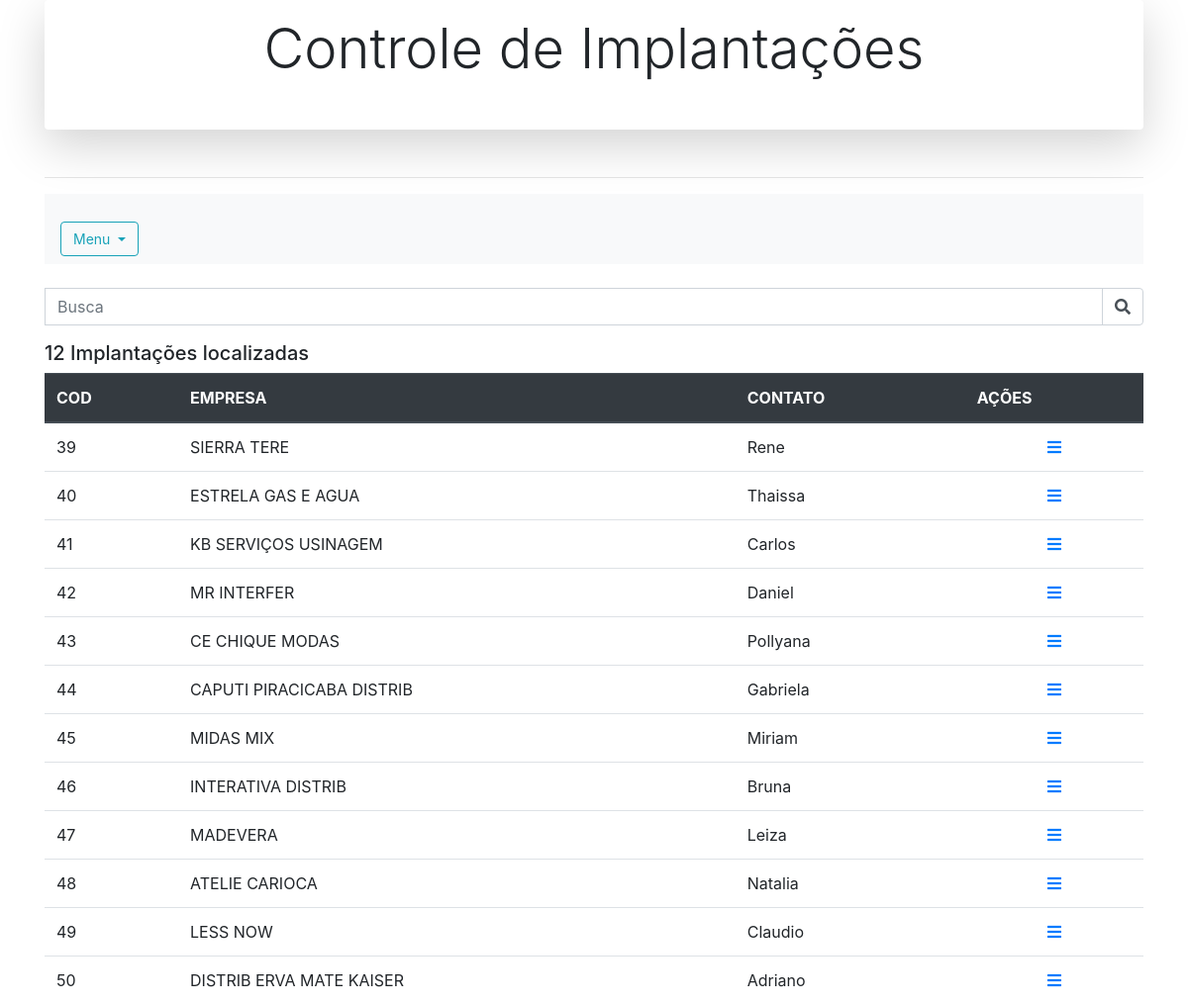
Before: / with the older database file.
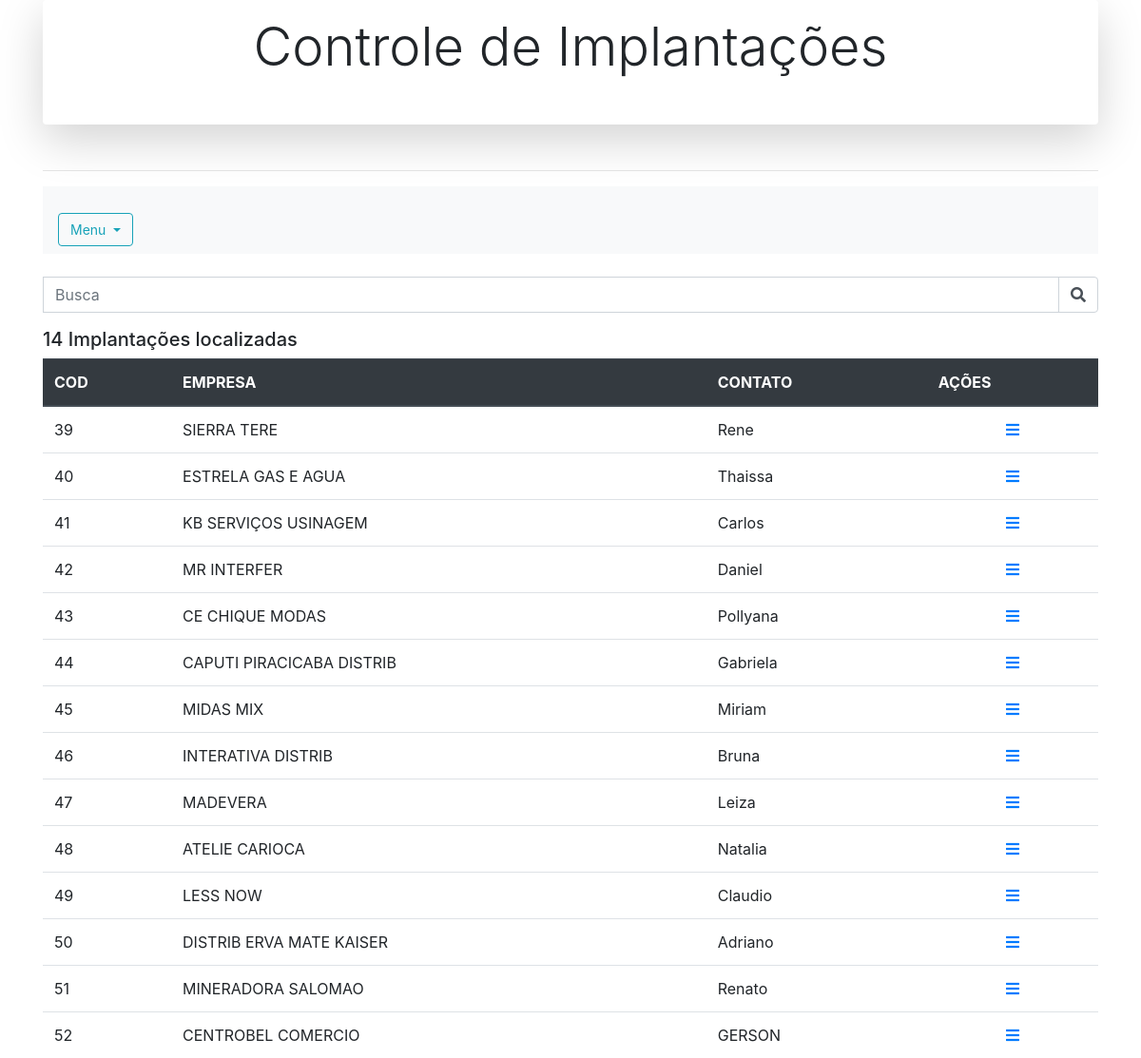
After: the same page with the newer database file.
### tables this page shows
CREATE TABLE `cliente` (
  `id_cliente` int(11) NOT NULL,
  `data_cadastro` timestamp NOT NULL DEFAULT CURRENT_TIMESTAMP,
  `razaosocial` varchar(100) NOT NULL,
  `contato` varchar(50) NOT NULL,
  `obs` varchar(200) DEFAULT NULL,
  `ativo` varchar(5) NOT NULL,
  `data_encerramento` timestamp NULL DEFAULT CURRENT_TIMESTAMP
);

### index.php (the view, shortened to what this page needs)
<?php
include_once "conecta.php";
include "cabecalho.php";
?>
<nav class="navbar navbar-expand-lg navbar-light bg-light">
    <div class="btn-group">
        <button type="button" class="btn btn-outline-info dropdown-toggle" data-toggle="dropdown" aria-haspopup="true" aria-expanded="false">
            Menu
        </button>
</nav>
<br>
<table class="table table-hover" width="100%">
    <thead class="thead-dark">
        <tr>
            <th>COD</th>
            <th>EMPRESA</th>
            <th>CONTATO</th>
            <th>AÇÕES</th>
        </tr>
    </thead>
    <form>
        <div class="form-group input-group">
            <input type="text" class="form-control" name="procura" placeholder="Busca">
            <div class="input-group-append">
                <div class="input-group-text" style="background-color: #FFF"><i class="fas fa-search"></i></div>
            </div>
        </div>
    </form>
    <?php
    $p = $_GET["procura"];
    $stmt = $conn->prepare("SELECT *
                            FROM cliente
                            WHERE ativo = 'T' AND
                                  razaosocial LIKE '%$p%' OR
                                  contato     LIKE '%$p%' OR
                                  id_cliente = '{$p}' ");
    $stmt->execute();
    $count = $stmt->rowCount();
    if ($count == 0) {
        echo ("<h5>Não Localizado implantações para o cliente $p</h5>");
    } else if ($count == 1) {
        echo ("<h5>" . $count . " Implantação localizada.</h5>");
    } else if ($count > 1) {
        echo ("<h5>". $count . " Implantações localizadas</h5>");
    }
    while ($rs = $stmt->fetch(PDO::FETCH_OBJ)) {
    ?>
        <tr>
            <td><?php echo $rs->id_cliente; ?> </td>
            <td><?php echo $rs->razaosocial; ?> </td>
            <td><?php echo $rs->contato; ?></td>
            <td>
                <center>
                    <a href=implantacao.php?id=<?php echo $rs->id_cliente; ?> <i class="fas fa-bars"></i></a>
                </center>
            </td>
        </tr>
    <?php
    }
    ?>
</table>
</div>
<? include "scripts.php"; ?>

### cabecalho.php (shortened to what this page needs)
<!doctype html>
<html lang="pt-br">
<head>
    <link rel="stylesheet" href="css/bootstrap.min.css">
    <link rel="stylesheet" href="https://use.fontawesome.com/releases/v5.7.0/css/all.css">
    <link rel="stylesheet" href="ccs/styles.css">
</head>
<body>
    <div class="container">
        <div class="shadow-lg p-3 mb-5 bg-body rounded">
            <h1 class="display-4 text-center">Controle de Implantações</h1></br>
        </div>
        <hr>

### scripts.php (shortened to what this page needs)
</body>
</html>

### css/styles.css (style rules this page uses)
html { height: 100%; }
body { height: 100%; }
form { padding-top: 10px; font-size: 14px; margin-top: 30px; }
.btn { font-size: 14px; margin-top: 20px; }

Changed rows visible on the page:
added cliente: id_cliente "51", razaosocial "MINERADORA SALOMAO", contato "Renato"
added cliente: id_cliente "52", razaosocial "CENTROBEL COMERCIO", contato "GERSON"
Other visible differences:
$count: "12" → "14"
